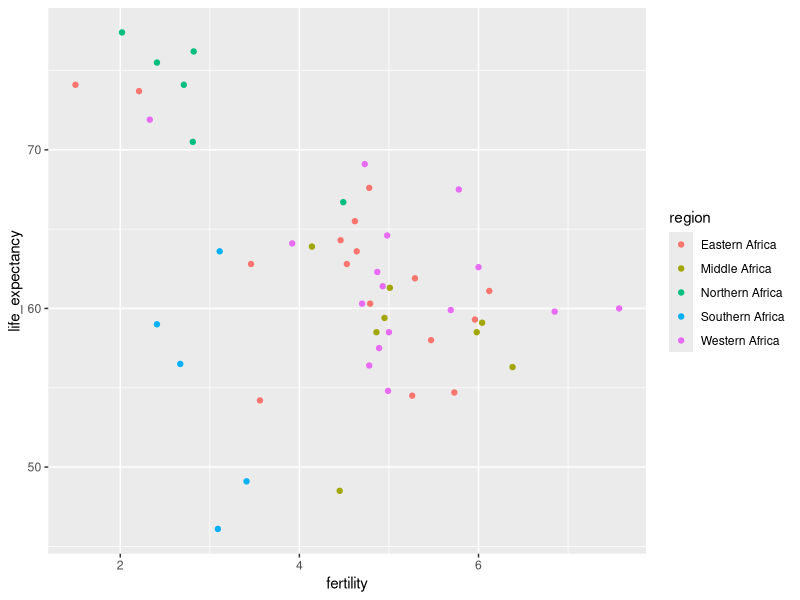
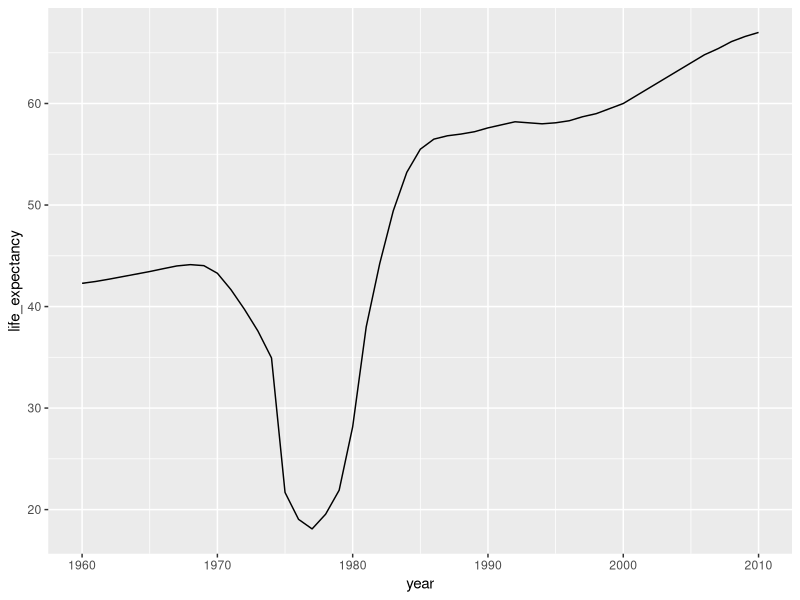
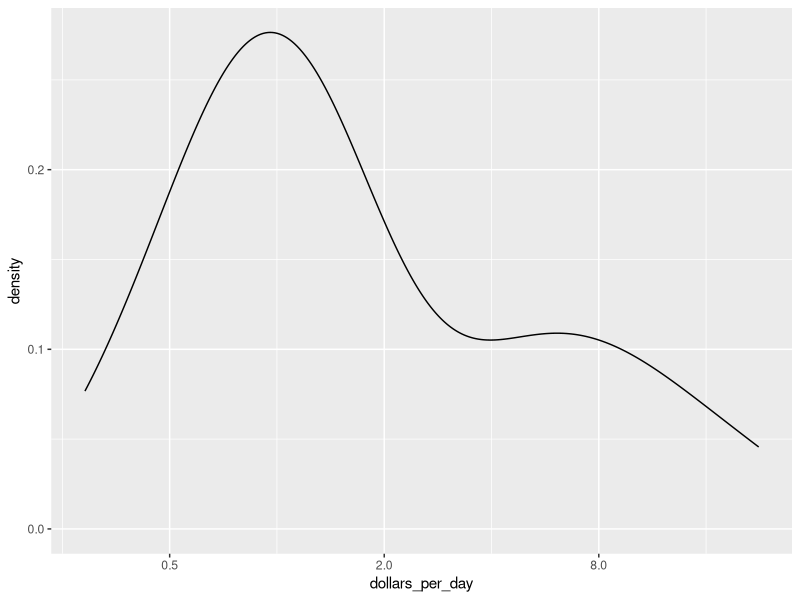
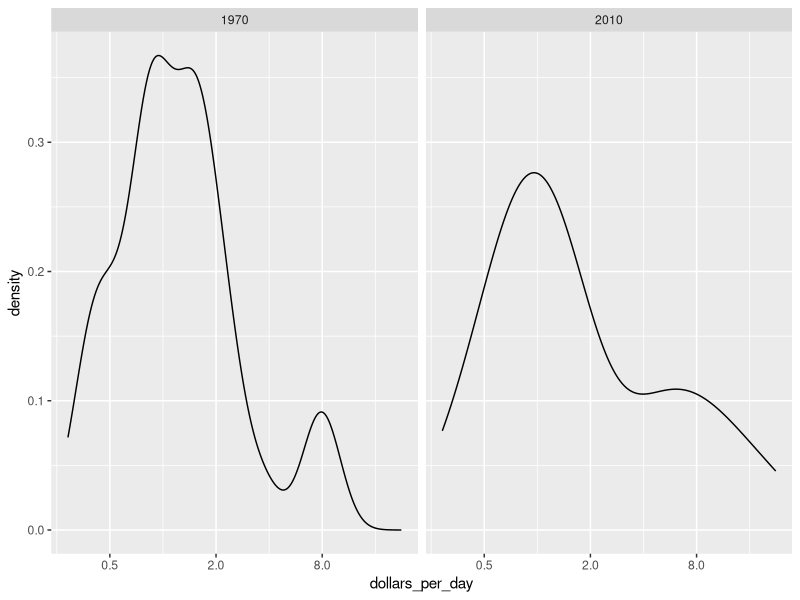
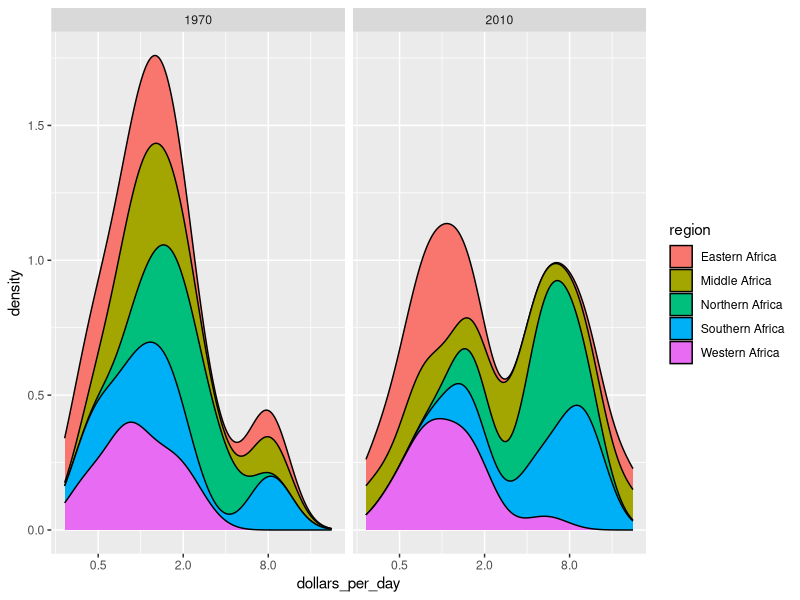

Here is the R script that generated these plots, in order:
library(dplyr)
library(ggplot2)
library(dslabs)
data(gapminder)

gapminder %>% filter(continent=="Africa"& year=="2012") %>% ggplot(aes( x=fertility, y= life_expectancy, color=region )) + geom_point()

#Create a table showing the country and region for the African countries
#that in 2012 had fertility rates of 3 or less and life expectancies of at least 70.

df <- gapminder %>% filter(continent=="Africa" & year=="2012" & fertility <= 3 & life_expectancy >= 70) %>% select(country, region)

#create a table with data for the years from 1960 to 2010 in Vietnam and the United States.
tab <- gapminder %>% filter (year %in% c(1960:2010) & country %in% c("Vietnam", "United States"))

#plot life expectancy vs year for Vietnam and the United States
p <- tab %>% ggplot(aes(year, life_expectancy, color= country)) + geom_line()

#Use a single line of code to create a time series plot from 1960 to 2010 of life expectancy vs year for Cambodia.
gapminder %>% filter(year %in% c(1960:2010) & country=="Cambodia") %>% ggplot(aes(x= year, y= life_expectancy))+geom_line()

#create the dollars per day for African countries for the year 2010.
daydollars <- gapminder %>% filter(continent=="Africa", year=="2010", gdp!="NA")  %>%  mutate(dollars_per_day=gdp/population/365 ) 

#plot the smooth density plot using a log (base 2) x axis.
daydollars %>% ggplot(aes(x=dollars_per_day)) + geom_density() + scale_x_continuous(trans="log2")

#Create a smooth density plot of dollars per day for 1970 and 2010 using a log (base 2) scale for the x axis.
gapminder %>% filter(year %in% c("1970", "2010")& continent=="Africa"& gdp!="NA") %>% mutate(dollars_per_day=gdp/population/365) %>% ggplot(aes(x=dollars_per_day))+geom_density()+scale_x_continuous(trans="log2")+facet_grid(.~year)

#show a stacked density plot of each region in Africa.
gapminder %>% filter(year %in% c("1970", "2010")& continent=="Africa"& gdp!="NA") %>% mutate(dollars_per_day=gdp/population/365) %>% ggplot(aes(x=dollars_per_day , fill=region))+geom_density(bw=0.5, position = "stack" )+scale_x_continuous(trans="log2")+facet_grid(.~year)

#plotting infant mortality rates versus dollars per day for African countries.
gapminder_Africa_2010 <- gapminder %>% filter(year=="2010" & continent=="Africa" & gdp!="NA") %>% mutate(dollars_per_day=gdp/population/365) %>% ggplot(aes(x=dollars_per_day, y=infant_mortality, color=region))+geom_point()
